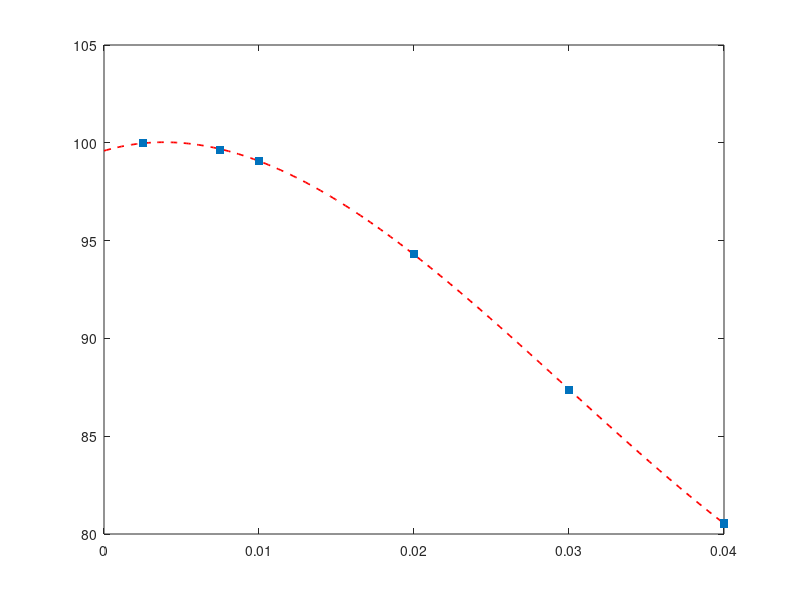

MATLAB code to generate this figure: (Note: this script raises an error after producing the figure.)

%% load data 
clear
close all
load('results.mat');
%%
% constants
global title_size
global label_size
global number_size
global line_width

title_size = 14;
label_size = 12;
number_size = 11;
line_width = 1.25;


%% Active Rows Vs. Absolute Thresh
figure;
% plot regression
p = polyfit(absolute_threshs, absolute_active_rows.*100, 3);
x = linspace(0,max(absolute_threshs),250);
y = polyval(p,x);
plot(x, y, '--r', 'LineWidth',1.25);

% put data up
hold on;
scatter(absolute_threshs, absolute_active_rows.*100,'sk','filled'); 

% text and formatting
standards('Active Rows vs. Absolute Threshold', 'Absolute Threshold', 'Active Rows')
grid on;
legend({'3^{rd} order regression'});
ytickformat('%g%%')
xtickformat('%.3f')

set(gca, 'FontSize', 14);

% export
set(gcf, 'Units', 'Inches', 'Position', [0, 0, 5.715, 3], ...
    'PaperUnits', 'Inches', 'PaperSize', [5.715, 3]);
exportgraphics(gcf, 'pdfs/active_rows_vs abs_thresh.pdf');

%% Active Rows Vs. Relative Thresh
figure;
% plot regression
p = polyfit(relative_threshs, relative_active_rows.*100, 3);
x = linspace(0,max(relative_threshs),250);
y = polyval(p,x);
plot(x, y, '--r', 'LineWidth',1.25);

% put data up
hold on;
scatter(relative_threshs, relative_active_rows.*100,'sk','filled'); 

% text and formatting
standards('Active Rows vs. Relative Threshold', 'Relative Threshold', 'Active Rows')
grid on;
legend({'3^{rd} order regression'});
ytickformat('%g%%')
xtickformat('%.3f')
set(gca, 'FontSize', 14);

% export
set(gcf, 'Units', 'Inches', 'Position', [0, 0, 5.715, 3], ...
    'PaperUnits', 'Inches', 'PaperSize', [5.715, 3]);
exportgraphics(gcf, 'pdfs/active_rows_vs rel_thresh.pdf');


%% Absolute vs. event Rate
figure;
% plot regression
p = polyfit(absolute_threshs, absolute_events.*100.*3./baseline_events, 3);
x = linspace(0,max(absolute_threshs),250);
y = polyval(p,x);
plot(x, y, '--r', 'LineWidth',1.25);

% put data up
hold on;
scatter(absolute_threshs, absolute_events.*100.*3./baseline_events,'sk','filled'); 

% text and formatting
standards('Event Activity vs. Absolute Threshold', 'Absolute Threshold', 'Event Activity')
grid on;
legend({'3^{rd} order regression'});
ytickformat('%.2g%%')
xtickformat('%.3f')
set(gca, 'FontSize', 14);
% export
set(gcf, 'Units', 'Inches', 'Position', [0, 0, 5.715, 3], ...
    'PaperUnits', 'Inches', 'PaperSize', [5.715, 3]);
exportgraphics(gcf, 'pdfs/events_vs abs_thresh.pdf');


%% Relative vs. event Rate
figure;
% plot regression
p = polyfit(relative_threshs, relative_events.*100.*3./baseline_events, 3);
x = linspace(0,max(relative_threshs),250);
y = polyval(p,x);
plot(x, y, '--r', 'LineWidth',1.25);

% put data up
hold on;
scatter(relative_threshs, relative_events.*100.*3./baseline_events,'sk','filled'); 

% text and formatting
standards('Event Activity vs. Relative Threshold', 'Relative Threshold', 'Event Activity')
grid on;
legend({'3^{rd} order regression'});
ytickformat('%.2g%%')
xtickformat('%.3f')
set(gca, 'FontSize', 14);
% export
set(gcf, 'Units', 'Inches', 'Position', [0, 0, 5.715, 3], ...
    'PaperUnits', 'Inches', 'PaperSize', [5.715, 3]);
exportgraphics(gcf, 'pdfs/events_vs rel_thresh.pdf');

%% Absolute F1-Score vs. Network Size
figure;
mkrs = {'-o','-x','-+','-s','-d','->','-t'};
plot(parameters, baseline_f1,'--^k','LineWidth',line_width); hold on;
for i=1:size(absolute_f1,2)
    plot(parameters, absolute_f1(:,i), mkrs{i}, 'LineWidth',line_width);
end
hold off;
% text and formatting
standards('Absolute Macro F1-Score vs. Network Size', 'Network Parameters', 'Macro F1-Score')
grid on;

ylim([.45,1])
xlim([0, 7.5e5])
ytickformat("%.2f")


legend({'RGB Baseline', 'Absolute 0.0025', 'Absolute 0.0075',...
        'Absolute 0.01', 'Absolute 0.02', 'Absolute 0.03', 'Absolute 0.04'}, ...
        'Location', 'southeast', 'FontSize', label_size);

% export
set(gcf, 'Units', 'Inches', 'Position', [0, 0, 7 3.8], ...
    'PaperUnits', 'Inches', 'PaperSize', [7, 3.8]);
exportgraphics(gcf, 'pdfs/abs_f1_vs network_params.pdf');


%% Relative F1-Score vs. Network Size
figure;
mkrs = {'-o','-x','-+','-s','-d','->','-*','-h'};
plot(parameters, baseline_f1,'--^k','LineWidth',line_width); hold on;
for i=1:size(relative_f1,2)
    plot(parameters, relative_f1(:,i), mkrs{i}, 'LineWidth',line_width);
end
hold off;
% text and formatting
standards('Relative Macro F1-Score vs. Network Size', 'Network Parameters', 'Macro F1-Score')
grid on;

ylim([.55,1])
xlim([0, 7.5e5])
ytickformat("%.2f")


legend({'RGB Baseline', 'Relative 0.005', 'Relative 0.010',...
        'Relative 0.050', 'Relative 0.075', 'Relative 0.100', 'Relative 0.150', 'Relative 0.200'}, ...
        'Location', 'southeast', 'FontSize', label_size);

% export
set(gcf, 'Units', 'Inches', 'Position', [0, 0, 7 3.8], ...
    'PaperUnits', 'Inches', 'PaperSize', [7, 3.8]);
exportgraphics(gcf, 'pdfs/rel_f1_vs network_params.pdf');

%% F1-Score vs. Event Rate
figure;

plot(absolute_events.*100.*3./baseline_events, absolute_f1(end,:),'-o','LineWidth',line_width); hold on;
plot(relative_events.*100.*3./baseline_events, relative_f1(end,:), '-d','LineWidth',line_width);
yline(baseline_f1(end),'--g','LineWidth',line_width)

hold off;
% text and formatting
standards('Macro F1-Score vs. Event Activity', 'Event Activity', 'Macro F1-Score')
grid on;
ytickformat('%.2f');
xtickformat('%g%%');

legend({'SC-Absolute','SC-Relative', 'RGB-Baseline'},'location','southeast')

% export
set(gcf, 'Units', 'Inches', 'Position', [0, 0, 5.715, 3], ...
    'PaperUnits', 'Inches', 'PaperSize', [5.715, 3]);
exportgraphics(gcf, 'pdfs/f1_vs_event_rate.pdf');

%% functions 

function  standards(ttl, xlab, ylab)
    global title_size
    global label_size

    set(gca, 'FontName', 'times new roman');
    set(gca, 'FontWeight','bold');
    title(ttl, 'FontSize', title_size);
    xlabel(xlab, 'FontSize', label_size);
    ylabel(ylab, 'FontSize', label_size);
end
